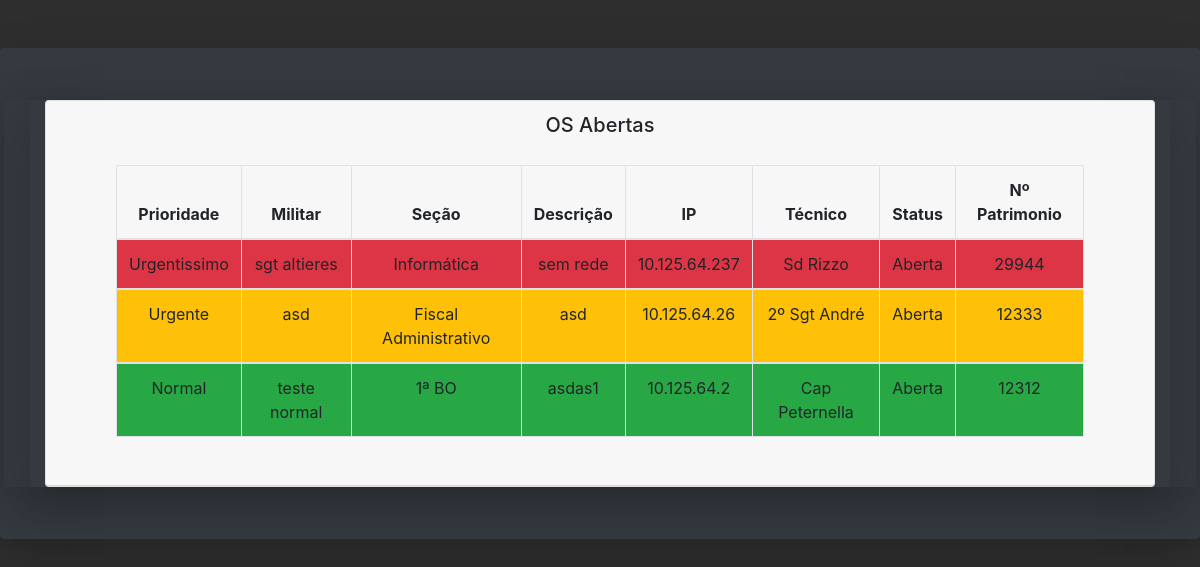
/dashboard/pages/os/todasOS.php, run on the app's committed database.
### tables this page shows
CREATE TABLE IF NOT EXISTS `tbl_os` (
  `id` int(11) NOT NULL AUTO_INCREMENT,
  `os_prioridade` varchar(25) NOT NULL,
  `os_militar` varchar(25) NOT NULL,
  `os_secao` varchar(25) NOT NULL,
  `os_descricao` varchar(255) NOT NULL,
  `os_ip` varchar(25) NOT NULL,
  `os_tecnico` varchar(25) NOT NULL,
  `os_status` varchar(10) NOT NULL,
  `os_nrPatrimonio` varchar(25) NOT NULL,
  PRIMARY KEY (`id`)
);

### dashboard/pages/os/todasOS.php (the view, shortened to what this page needs)
<?php
include_once("../../../config/conexao.php");
?>
<!doctype html>
<html lang="pt-BR">
  <head>
  <link rel="stylesheet" href="https://stackpath.bootstrapcdn.com/bootstrap/4.1.3/css/bootstrap.min.css">
  </head>
  <body style="background-color:#2E2E2E">
<div class="shadow-lg p-1 mb-5 mt-5 bg-dark rounded">
     <div class="text-center mb-5 shadow-lg">
             <div class="container mt-5 shadow-lg">
<div class="card text-center">
 <div class="card-header">
   <p class="h5">OS Abertas</p>
   <div class="card-body">
   <div class="container text-center">
<div class="container text-center">
<table class="table table-hover table-bordered">
<thead class="thead-success">
   <tr>
        <th scope="col ">Prioridade</th>
        <th scope="col">Militar</th>
        <th scope="col">Seção</th>
        <th scope="col">Descrição</th>
        <th scope="col">IP</th>
        <th scope="col">Técnico</th>
        <th scope="col">Status</th>
        <th scope="col">Nº Patrimonio</th>
       </tr>
</thead>
  <?php $result_Registro = "SELECT  * FROM tbl_os WHERE os_status='Aberta'ORDER BY  os_prioridade DESC LIMIT 0,7 ";
       $resultado_Registro = mysqli_query($conn, $result_Registro);
   ?>
   <?php while($dado = $resultado_Registro->fetch_array()){ ?>
       <?php if($dado["os_prioridade"] == 'Normal'){
          $color = success;
       } if($dado["os_prioridade"] == 'Urgente'){
         $color = warning;
       } if($dado["os_prioridade"] == 'Urgentissimo'){
        $color = danger;
      }
       ?>
   <tbody>
       <tr class="bg-<?php echo($color)?>">
       <td><?php echo $dado["os_prioridade"] ?></td>
       <td><?php echo $dado["os_militar"] ?></td>
       <td><?php echo $dado["os_secao"] ?></td>
       <td><?php echo $dado["os_descricao"] ?></td>
       <td><?php echo $dado["os_ip"] ?></td>
       <td><?php echo $dado["os_tecnico"] ?></td>
       <td><?php echo $dado["os_status"] ?></td>
       <td><?php echo $dado["os_nrPatrimonio"] ?></td>
       </tr>
   </tbody>
   <?php  } ?>
</table>
</div>
   </div>
 </div>
</div>
</div>
     </div>
     </div>
</div>
  </body>
</html>

### data on the page
tbl_os: os_prioridade "Urgentissimo", os_militar "sgt altieres", os_secao "Informática", os_descricao "sem rede", os_ip "10.125.64.237", os_tecnico "Sd Rizzo", os_status "Aberta", os_nrPatrimonio "29944"
tbl_os: os_prioridade "Urgente", os_militar "asd", os_secao "Fiscal Administrativo", os_descricao "asd", os_ip "10.125.64.26", os_tecnico "2º Sgt André", os_status "Aberta", os_nrPatrimonio "12333"
tbl_os: os_prioridade "Normal", os_militar "teste normal", os_secao "1ª BO", os_descricao "asdas1", os_ip "10.125.64.2", os_tecnico "Cap Peternella", os_status "Aberta", os_nrPatrimonio "12312"
